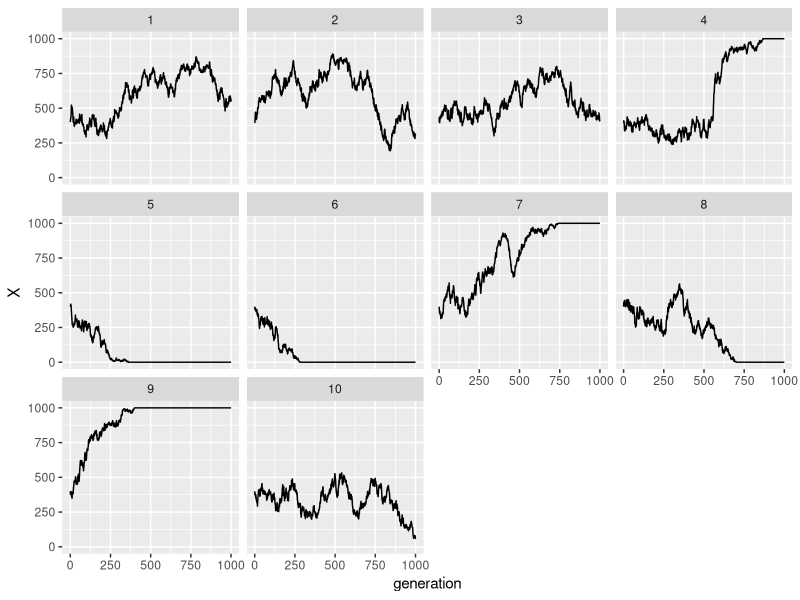
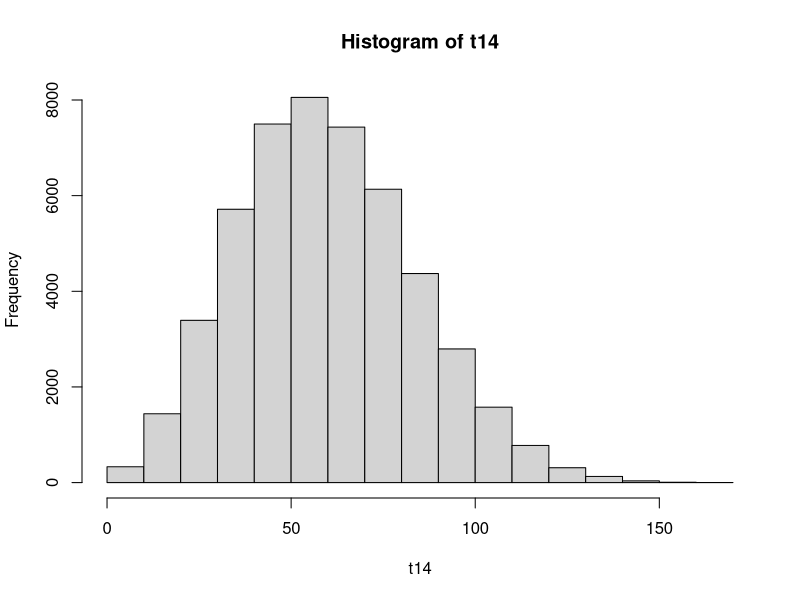
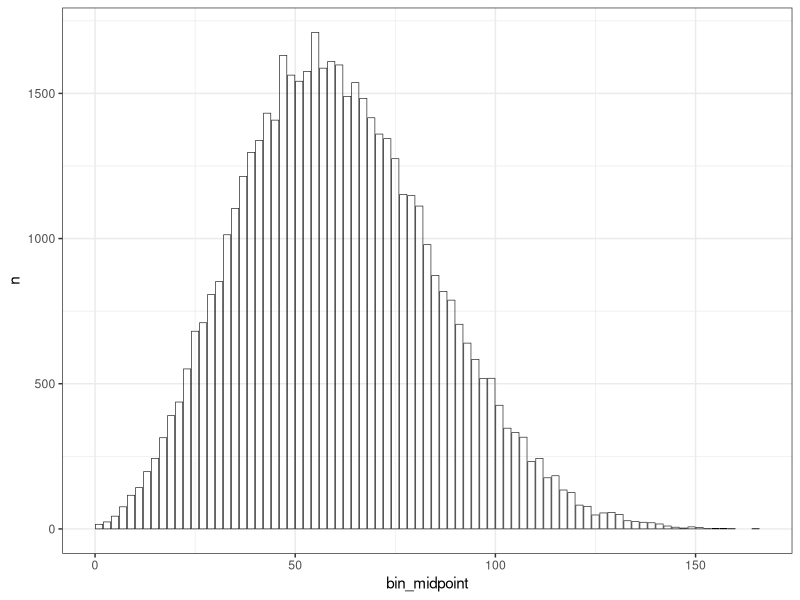

Reproduce these figures in R, in order.
## ---- chunk 1
packs <- c("tidyverse")

# install any that are not here
install_em <- setdiff(packs, rownames(installed.packages()))
if (length(install_em) > 0) install.packages(pkgs = install_em)

# load em up
dump <- lapply(packs, function(x) library(x, character.only = TRUE))
## ---- chunk 2
#' simple function
#' 
#' @param TwoN the population size as the number of gene copies (assume a diploid pop)
#' @param X0 the starting number of copies of the A allele
#' @param gens the number of generations to simulate
wf_sim_single <- function(TwoN, X0, gens) {
  # make sure input is acceptable
  stopifnot(X0 >= 0 && X0 <= TwoN)
  stopifnot(TwoN >= 2)
  
  # initialize a vector to return the values. We will include 
  # X0 in it as the first element
  ret <- rep(NA_integer_, gens + 1)
  ret[1] <- X0
  for (i in 2:(gens + 1)) {
    ret[i] <- rbinom(n = 1, size = TwoN, prob = ret[i - 1] / TwoN)
  }
  
  names(ret) <- c(0,1:gens)
  ret
  
}
## ---- chunk 3
set.seed(5)
result <- wf_sim_single(TwoN = 100, X0 = 40, gens = 20)
result
## ---- chunk 4
#' simple function
#' 
#' @param TwoN the population size as the number of gene copies (assume a diploid pop)
#' @param X0 the starting number of copies of the A allele
#' @param gens the number of generations to simulate
#' @param reps the number of times to simulate the population
wf_sim_multi <- function(TwoN, X0, gens, reps) {
  # make sure input is acceptable
  stopifnot(X0 >= 0 && X0 <= TwoN)
  stopifnot(TwoN >= 2)
  
  # initialize a matrix to return the values. We will include 
  # X0 in it as the first row
  ret <- matrix(NA_integer_, nrow = gens + 1, ncol = reps)
  ret[1, ] <- X0
  
  for (i in 2:(gens + 1)) {
    ret[i, ] <- rbinom(n = reps, size = TwoN, prob = ret[i - 1, ] / TwoN)
  }
  
  dimnames(ret) <- list(generation = c(0,1:gens), replicate = 1:reps)
  ret
  
}
## ---- chunk 5
res2 <- wf_sim_multi(TwoN = 1000, X0 = 400, gens = 1000, reps = 10)
head(res2)
## ---- chunk 6
# make a tibble of the results
rtib2 <- tibble(X = as.vector(res2),
                generation = rep(rownames(res2), ncol(res2)),
                replicate = rep(colnames(res2), each = nrow(res2))) %>%
  mutate(generation = as.integer(generation),
         replicate = as.integer(replicate)) %>%
  select(replicate, generation, X)

# looks like this:
rtib2

# then plot it:
ggplot(rtib2, aes(x = generation, y = X)) +
  geom_line() +
  facet_wrap(~ replicate)
## ---- chunk 7
lect_examp <- wf_sim_multi(TwoN = 200, X0 = 60, gens = 14, reps = 50000)

# and to get the state at t = 14 we need to grab that row.  Note that 
# we use a character "14" because it starts at 0
t14 <- lect_examp["14", ]
## ---- chunk 8
hist(t14)
## ---- chunk 9
a <- seq(0, 202, by = 2)

# this puts each observations into an interval
cnts <- cut(x = t14, breaks = a, right = FALSE) %>%
  tibble(interval = .) %>%  # this makes a tibble of it
  count(interval)  # this counts how many are in each interval

cnts
## ---- chunk 10
cnts %>%
  separate(interval, into = c("left", "right"), sep = ",", remove = FALSE) %>%
  mutate(left = parse_number(left),
         right = parse_number(right)) %>%
  mutate(bin_midpoint = (left + right) / 2) %>%
  ggplot(., aes(x = bin_midpoint, y = n)) + 
  geom_col(fill = NA, colour = "black", size = 0.2) +
  theme_bw()
## ---- chunk 11
sessionInfo()
